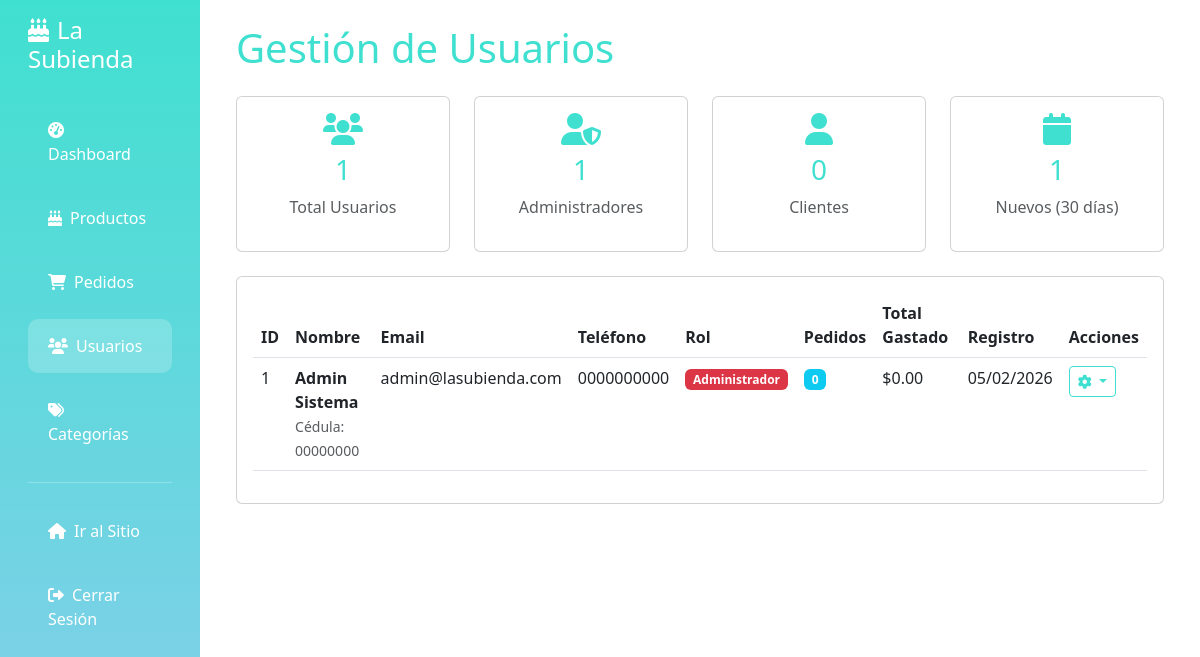
The app's page /admin/usuarios.php (signed in), older data.
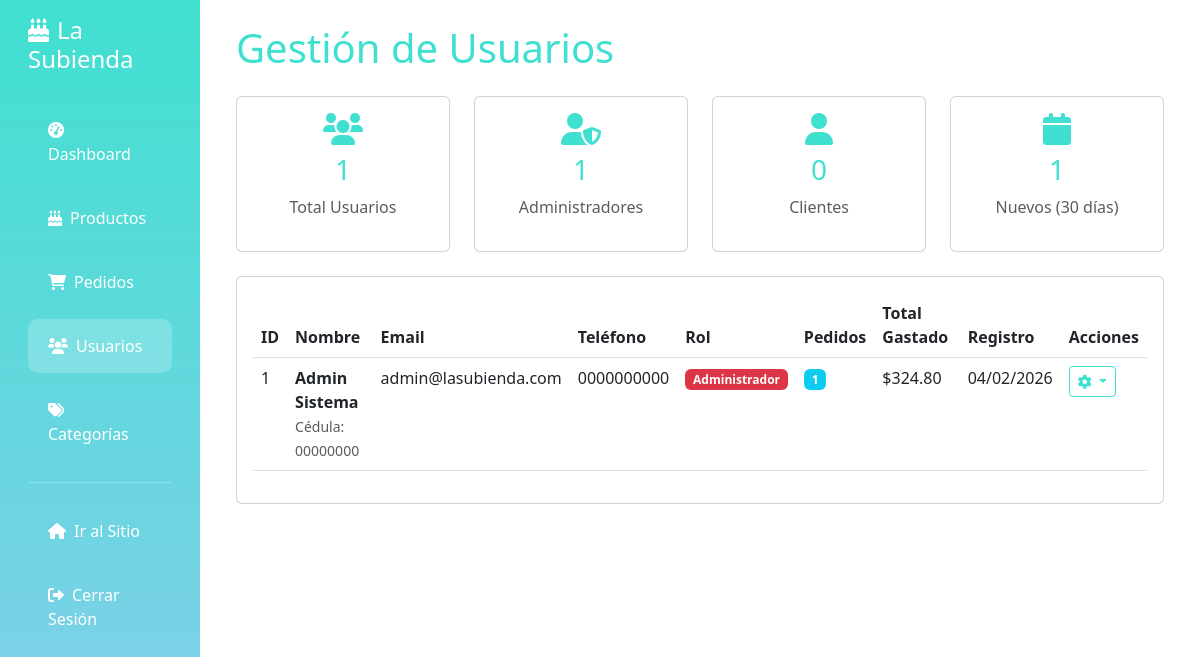
The same page, newer data.
### tables this page shows
CREATE TABLE `usuarios` (
  `id` int(11) NOT NULL,
  `nombre` varchar(100) NOT NULL,
  `apellido` varchar(100) NOT NULL,
  `cedula` varchar(20) NOT NULL,
  `direccion` text NOT NULL,
  `telefono` varchar(20) NOT NULL,
  `email` varchar(100) NOT NULL,
  `password` varchar(255) NOT NULL,
  `rol` enum('usuario','admin') DEFAULT 'usuario',
  `fecha_registro` timestamp NOT NULL DEFAULT current_timestamp()
);

### admin/usuarios.php (the view, shortened to what the changed rows need)
<?php
require_once '../config/database.php';
$stmt = $conn->prepare("
    SELECT u.*,
           COUNT(p.id) as total_pedidos,
           COALESCE(SUM(p.total), 0) as total_gastado
    FROM usuarios u
    LEFT JOIN pedidos p ON u.id = p.usuario_id
    GROUP BY u.id
    ORDER BY u.fecha_registro DESC
");
$stmt->execute();
$usuarios = $stmt->fetchAll(PDO::FETCH_ASSOC);
?>
<!DOCTYPE html>
<html lang="es">
<head>
    <link href="https://cdn.jsdelivr.net/npm/bootstrap@5.3.0/dist/css/bootstrap.min.css" rel="stylesheet">
    <link href="https://cdnjs.cloudflare.com/ajax/libs/font-awesome/6.0.0/css/all.min.css" rel="stylesheet">
    <link href="../assets/css/style.css" rel="stylesheet">
</head>
<body>
    <div class="container-fluid">
        <div class="row">
            <div class="col-md-9 col-lg-10">
                <div class="p-4">
                    <h1 class="text-primary mb-4">Gestión de Usuarios</h1>
                    <div class="row mb-4">
                        <div class="col-md-3">
                            <div class="card text-center">
                                <div class="card-body">
                                    <i class="fas fa-user-shield fa-2x text-primary mb-2"></i>
                                    <h3 class="text-primary"><?php echo count(array_filter($usuarios, function($u) { return $u['rol'] == 'admin'; })); ?></h3>
                                    <p class="text-muted">Administradores</p>
                                </div>
                            </div>
                        </div>
                        <div class="col-md-3">
                            <div class="card text-center">
                                <div class="card-body">
                                    <i class="fas fa-user fa-2x text-primary mb-2"></i>
                                    <h3 class="text-primary"><?php echo count(array_filter($usuarios, function($u) { return $u['rol'] == 'usuario'; })); ?></h3>
                                    <p class="text-muted">Clientes</p>
                                </div>
                            </div>
                        </div>
                        <div class="col-md-3">
                            <div class="card text-center">
                                <div class="card-body">
                                    <i class="fas fa-calendar fa-2x text-primary mb-2"></i>
                                    <h3 class="text-primary"><?php echo count(array_filter($usuarios, function($u) { return strtotime($u['fecha_registro']) > strtotime('-30 days'); })); ?></h3>
                                    <p class="text-muted">Nuevos (30 días)</p>
                                </div>
                            </div>
                        </div>
                    </div>
                    <div class="card">
                        <div class="card-body">
                            <div class="table-responsive">
                                <table class="table table-hover">
                                    <thead>
                                        <tr>
                                            <th>ID</th>
                                            <th>Nombre</th>
                                            <th>Email</th>
                                            <th>Teléfono</th>
                                            <th>Rol</th>
                                            <th>Pedidos</th>
                                            <th>Total Gastado</th>
                                            <th>Registro</th>
                                            <th>Acciones</th>
                                        </tr>
                                    </thead>
                                    <tbody>
                                        <?php foreach ($usuarios as $usuario): ?>
                                        <tr>
                                            <td><?php echo $usuario['id']; ?></td>
                                            <td>
                                                <strong><?php echo htmlspecialchars($usuario['nombre'] . ' ' . $usuario['apellido']); ?></strong>
                                                <br><small class="text-muted">Cédula: <?php echo htmlspecialchars($usuario['cedula']); ?></small>
                                            </td>
                                            <td><?php echo htmlspecialchars($usuario['email']); ?></td>
                                            <td><?php echo htmlspecialchars($usuario['telefono']); ?></td>
                                            <td>
                                                <?php if ($usuario['rol'] == 'admin'): ?>
                                                    <span class="badge bg-danger">Administrador</span>
                                                <?php else: ?>
                                                    <span class="badge bg-primary">Cliente</span>
                                                <?php endif; ?>
                                            </td>
                                            <td>
                                                <span class="badge bg-info"><?php echo $usuario['total_pedidos']; ?></span>
                                            </td>
                                            <td>$<?php echo number_format($usuario['total_gastado'], 2); ?></td>
                                            <td><?php echo date('d/m/Y', strtotime($usuario['fecha_registro'])); ?></td>
                                            <td>
                                                <div class="btn-group" role="group">
                                                    <button class="btn btn-sm btn-outline-primary dropdown-toggle"
                                                            data-bs-toggle="dropdown">
                                                        <i class="fas fa-cog"></i>
                                                    </button>
                                                </div>
                                            </td>
                                        </tr>
                                        <?php endforeach; ?>
                                    </tbody>
                                </table>
                            </div>
                        </div>
                    </div>
                </div>
            </div>
        </div>
    </div>
</body>
</html>

Row changes from the older to the newer data that the page shows:
changed usuarios "Admin Sistema": total_pedidos "0" → "1"; total_gastado "0.00" → "324.80"; fecha_registro "05/02/2026" → "04/02/2026"
